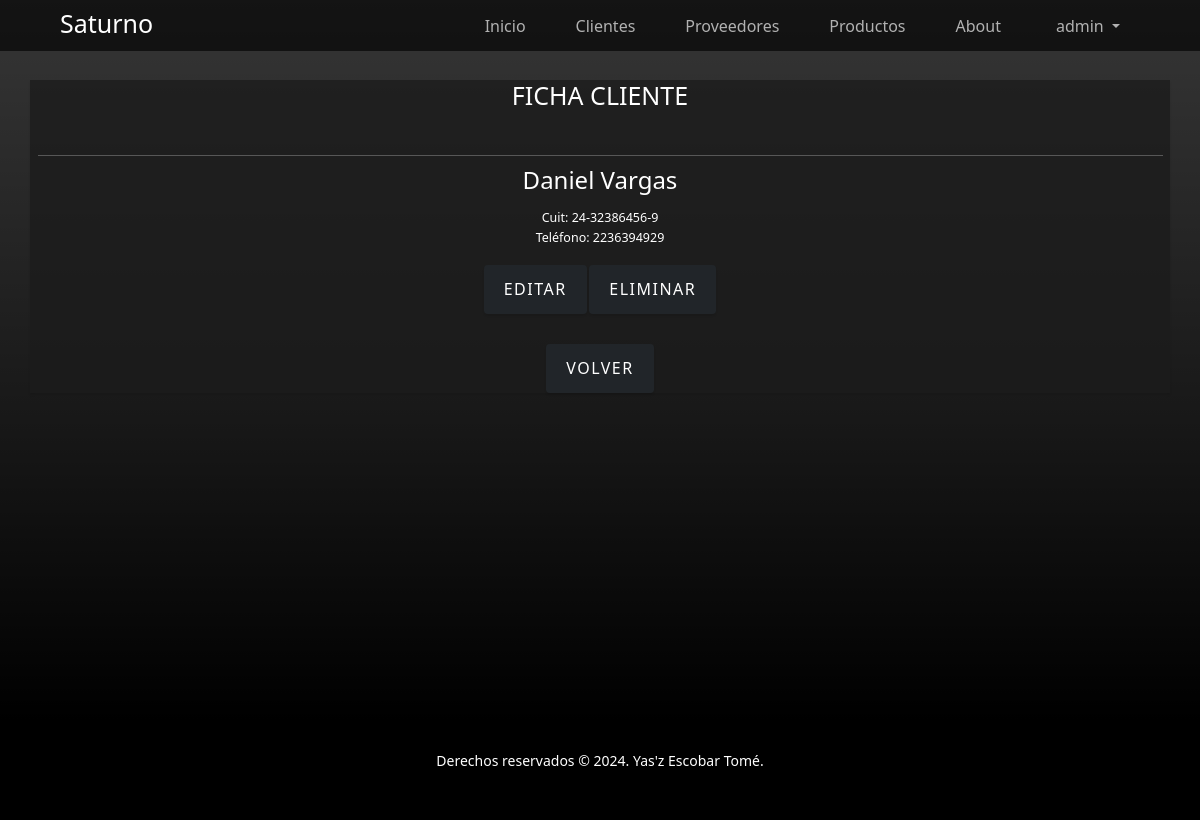
Page /ver-cliente/1 (signed in) on the committed database.
### appcuentas/models.py (models this page shows, shortened)
class Cliente(models.Model):
    nombre = models.CharField(max_length=20)
    apellido = models.CharField(max_length=20)
    cuit = models.CharField(max_length=13)
    telefono = models.CharField(max_length=20)
    deuda = models.DecimalField(default=0.0, decimal_places=2, max_digits=10)

### appcuentas/views.py (the view)
# urls.py: path('ver-cliente/<int:pk>', views.ClienteDetailView.as_view(), name='ver-cliente'),
class ClienteDetailView(LoginRequiredMixin, DetailView):
    model = Cliente
    template_name = 'appcuentas/ver-cliente.html'

### appcuentas/templates/appcuentas/ver-cliente.html (shortened to what this page needs)
{% extends "appcuentas/base.html" %}
{% block main %}
<section class="page-section">
    <div class="container text-white text-center justify-content-center">
        <h1 class="pb-4">FICHA CLIENTE</h1>
        <br>
        <hr>
        <div class="pb-4">
            <h2>{{cliente.nombre}} {{cliente.apellido}}</h2>
            <h5>Cuit: {{cliente.cuit}}</h5>
            <h5>Teléfono: {{cliente.telefono}}</h5>
        </div>
        <div>
            <a class="btn btn-dark" href="{% url 'editar-cliente' cliente.pk %}">Editar</a>
            <a class="btn btn-dark" href="{% url 'eliminar-cliente' cliente.pk %}">Eliminar</a>
        </div>
        <a class="btn btn-dark mt-5" href="{% url 'clientes' %}">Volver</a>
    </div>
</section>
{% endblock %}

### appcuentas/templates/appcuentas/base.html (shortened to what this page needs)
{% load static %}
<!DOCTYPE html>
<html lang="es">
<head>
    <link href="https://cdn.jsdelivr.net/npm/bootstrap@5.3.3/dist/css/bootstrap.min.css" rel="stylesheet"
>
    <link href="{% static 'appcuentas/css/styles.css' %}" rel="stylesheet"/>
</head>
<body>
    <nav class="navbar navbar-expand-lg navbar-light fixed-top">
        <div class="container px-4 px-lg-5">
            <a class="navbar-brand" href="/">
                <h1 class="text-white">Saturno</h1>
            </a>
            <div class="collapse navbar-collapse" id="navbarNav">
                <ul class="navbar-nav ms-auto">
                    <li class="nav-item">
                        <a class="nav-link" aria-current="page" href="{% url 'index' %}">Inicio</a>
                    </li>
                    {% if request.user.is_authenticated %}
                        <li class="nav-item">
                            <a class="nav-link" aria-current="page" href="{% url 'clientes' %}">Clientes</a>
                        </li>
                        <li class="nav-item">
                            <a class="nav-link" aria-current="page" href="{% url 'proveedores' %}">Proveedores</a>
                        </li>
                        <li class="nav-item">
                            <a class="nav-link" aria-current="page" href="{% url 'productos' %}">Productos</a>
                        </li>
                    {% endif %}
                    <li class="nav-item">
                        <a class="nav-link" href="">About</a>
                    </li>
                </ul>
                <div class="dropdown nav-item">
                    {% if request.user.is_authenticated %}
                    <a class="nav-link dropdown-toggle" type="button" id="dropdownMenuButton" data-bs-toggle="dropdown" aria-expanded="false">
                        {{request.user.username}}
                    </a>
                    {% else %}
                        <a class="nav-link dropdown-toggle" type="button" id="dropdownMenuButton" data-bs-toggle="dropdown" aria-expanded="false">
                            User
                        </a>
                    {% endif %}
                </div>
            </div>
        </div>
    </nav>
    {% block main %}
    {% endblock %}
    <footer class="footer bg-black small text-center text-white-50">
        <p>Derechos reservados &copy; 2024. Yas'z Escobar Tomé.</p>
    </footer>
</body>
</html>

### appcuentas/static/appcuentas/css/styles.css (style rules this page uses)
html { box-sizing: border-box; font-size: 62.5%; }
*, *:before, *:after { box-sizing: inherit; }
body { background-color: #4d4d4d; }
.navbar { background-color: rgba(0, 0, 0, 0.631372549); }
.navbar-brand { display: flex; flex-direction: row; justify-content: center; text-decoration: none; }
.nav-item { padding: 0 2rem; }
.nav-link { font-size: 1.6rem; color: rgba(194, 194, 194, 0.9019607843); }
.dropdown-toggle { color: rgba(194, 194, 194, 0.9019607843); padding-left: 1rem; }
.footer { height: 10rem; font-size: 1.4rem; align-items: center; }
.footer p { padding-top: 3rem; color: white; }
.btn-dark { box-shadow: 0 0.1875rem 0.1875rem 0 rgba(0, 0, 0, 0.1019607843) !important; padding: 1.25rem 2rem; font-size: 1.6rem; text-transform: uppercase; letter-spacing: 0.15rem; border: 0; }
.container h2 { font-size: 2.4rem; padding-bottom: 1rem; }
.page-section { padding-top: 8rem; background: linear-gradient(to bottom, rgba(0, 0, 0, 0.3019607843) 0%, rgba(0, 0, 0, 0.7019607843) 60%, #000 100%); min-height: 90vh; }
.page-section .container { background-color: rgba(27, 27, 27, 0.7803921569); box-shadow: 0 0.2rem 0.2rem 0 rgba(0, 0, 0, 0.1019607843) !important; }

### rows in the picture
Cliente: nombre "Daniel", apellido "Vargas", cuit "24-32386456-9", telefono "2236394929"

### other values in the picture
{{ request.user.username }} "admin"
